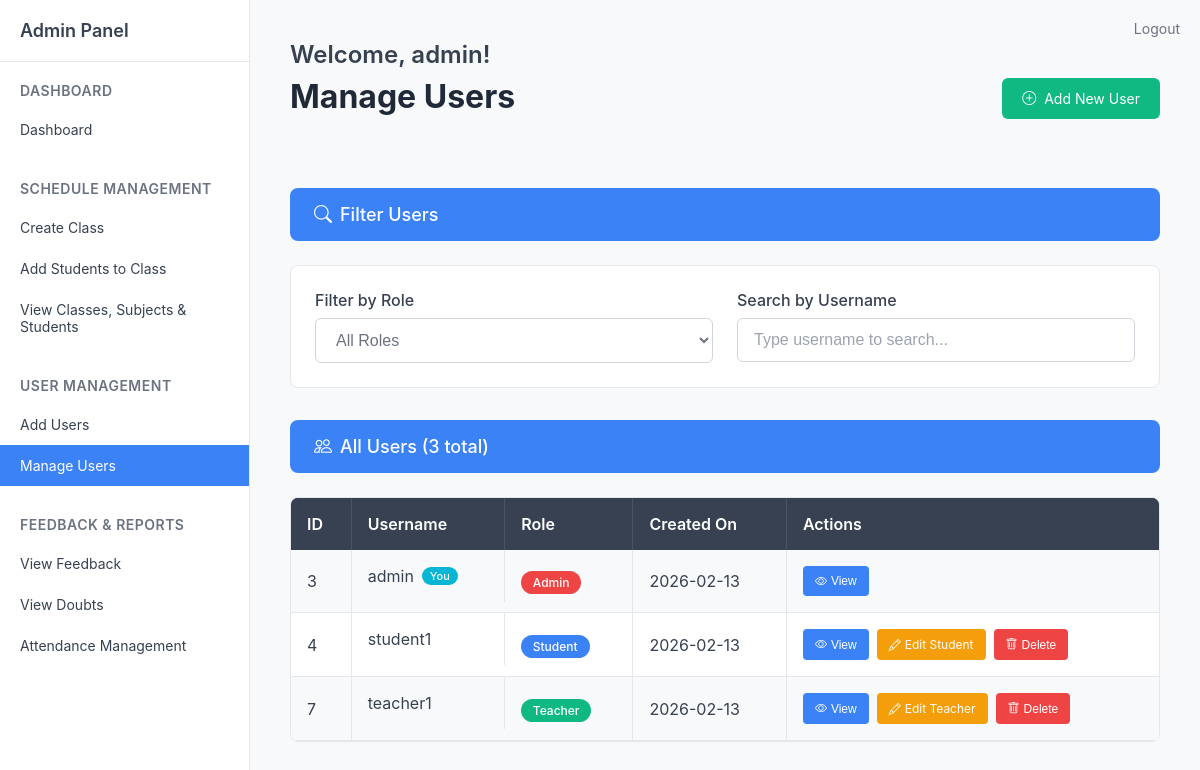
The page /admin/manage_users (signed in) on the database its author committed.
### tables this page shows
CREATE TABLE users (
    id INTEGER PRIMARY KEY AUTOINCREMENT,
    username TEXT UNIQUE NOT NULL,
    password TEXT NOT NULL,
    role TEXT NOT NULL DEFAULT 'student',
    name TEXT,
    email TEXT,
    phone TEXT,
    address TEXT,
    created_by INTEGER,
    updated_by INTEGER,
    updated_on DATETIME,
    created_on DATETIME
);

### routes/admin.py (the view)
@admin_bp.route('/manage_users')
def manage_users():
    if 'role' not in session or session['role'] != 'admin':
        return redirect(url_for('auth.login'))
    current_user = get_current_user()
    conn = get_db()
    cur = conn.cursor()
    cur.execute('''
        SELECT u.id, u.username, u.created_on, u.role, u.name, u.email
        FROM users u
        ORDER BY u.id
    ''')
    users = cur.fetchall()
    conn.close()
    return render_template('admin/manage_users.html', users=users, current_user=current_user)

### routes/admin.py (called while the page is built)
def get_db():
    return sqlite3.connect('users.db')

def get_current_user():
    class User:
        def __init__(self, user_id, username):
            self.id = user_id
            self.username = username
    if 'user_id' in session:
        return User(session['user_id'], session.get('username', ''))
    return None

### templates/admin/manage_users.html (shortened to what this page needs)
{% extends 'admin/sidebar.html' %}
{% block content %}
<div style="display: flex; justify-content: space-between; align-items: center; margin-bottom: 32px;">
    <div>
        <div class="welcome-text">Welcome, admin!</div>
        <div class="page-title">Manage Users</div>
    </div>
    <a href="{{ url_for('admin.users') }}" style="background-color: #10b981; color: white; padding: 12px 20px; border-radius: 6px; text-decoration: none; font-size: 14px; display: flex; align-items: center; gap: 8px;">
        <i class="bi bi-plus-circle"></i> Add New User
    </a>
</div>
<div style="background-color: #3b82f6; color: white; padding: 16px 24px; font-size: 18px; font-weight: 500; margin-bottom: 24px; border-radius: 8px; display: flex; align-items: center; gap: 8px;">
    <i class="bi bi-search"></i> Filter Users
</div>
<div style="background-color: white; border: 1px solid #e5e7eb; border-radius: 8px; padding: 24px; margin-bottom: 32px;">
    <div style="display: grid; grid-template-columns: 1fr 1fr; gap: 24px;">
        <div>
            <label style="display: block; font-size: 16px; font-weight: 500; color: #374151; margin-bottom: 8px;">Filter by Role</label>
            <select id="roleFilter" style="width: 100%; padding: 12px 16px; font-size: 16px; border: 1px solid #d1d5db; border-radius: 6px; background-color: #ffffff; color: #6b7280;">
                <option value="">All Roles</option>
            </select>
        </div>
        <div>
            <label style="display: block; font-size: 16px; font-weight: 500; color: #374151; margin-bottom: 8px;">Search by Username</label>
            <input type="text" id="searchUser" style="width: 100%; padding: 12px 16px; font-size: 16px; border: 1px solid #d1d5db; border-radius: 6px; background-color: #ffffff;" placeholder="Type username to search...">
        </div>
    </div>
</div>
<div style="background-color: #3b82f6; color: white; padding: 16px 24px; font-size: 18px; font-weight: 500; margin-bottom: 24px; border-radius: 8px; display: flex; align-items: center; gap: 8px;">
    <i class="bi bi-people"></i> All Users ({{ users|length }} total)
</div>
<div style="background-color: white; border: 1px solid #e5e7eb; border-radius: 8px; overflow: hidden;">
    <table style="width: 100%; border-collapse: collapse;" id="usersTable">
        <thead>
            <tr style="background-color: #374151; color: white;">
                <th style="padding: 16px; text-align: left; font-weight: 600; border-right: 1px solid #4b5563;">ID</th>
                <th style="padding: 16px; text-align: left; font-weight: 600; border-right: 1px solid #4b5563;">Username</th>
                <th style="padding: 16px; text-align: left; font-weight: 600; border-right: 1px solid #4b5563;">Role</th>
                <th style="padding: 16px; text-align: left; font-weight: 600; border-right: 1px solid #4b5563;">Created On</th>
                <th style="padding: 16px; text-align: left; font-weight: 600;">Actions</th>
            </tr>
        </thead>
        <tbody>
            {% for user in users %}
            <tr style="border-bottom: 1px solid #e5e7eb; {{ 'background-color: #f8f9fa;' if loop.index % 2 == 1 }}" data-role="{{ user[3] or 'No Role' }}" data-username="{{ user[1].lower() }}">
                <td style="padding: 16px; color: #374151; border-right: 1px solid #e5e7eb;">{{ user[0] }}</td>
                <td style="padding: 16px; color: #374151; border-right: 1px solid #e5e7eb; display: flex; align-items: center; gap: 8px;">
                    {{ user[1] }}
                    {% if user[0] == current_user.id %}
                        <span style="background-color: #06b6d4; color: white; padding: 2px 8px; border-radius: 12px; font-size: 11px; font-weight: 500;">You</span>
                    {% endif %}
                </td>
                <td style="padding: 16px; border-right: 1px solid #e5e7eb;">
                    {% if user[3] == 'admin' %}
                        <span style="background-color: #ef4444; color: white; padding: 4px 12px; border-radius: 12px; font-size: 12px; font-weight: 500;">Admin</span>
                    {% elif user[3] == 'teacher' %}
                        <span style="background-color: #10b981; color: white; padding: 4px 12px; border-radius: 12px; font-size: 12px; font-weight: 500;">Teacher</span>
                    {% elif user[3] == 'student' %}
                        <span style="background-color: #3b82f6; color: white; padding: 4px 12px; border-radius: 12px; font-size: 12px; font-weight: 500;">Student</span>
                    {% else %}
                        <span style="background-color: #6b7280; color: white; padding: 4px 12px; border-radius: 12px; font-size: 12px; font-weight: 500;">No Role</span>
                    {% endif %}
                </td>
                <td style="padding: 16px; color: #374151; border-right: 1px solid #e5e7eb;">
                    {% if user[2] %}
                        {{ user[2].split(' ')[0] }}
                    {% else %}
                        N/A
                    {% endif %}
                </td>
                <td style="padding: 16px;">
                    <div style="display: flex; gap: 8px;">
                        <button onclick="viewUser({{ user[0] }}, '{{ user[1] }}', '{{ user[3] or 'No Role' }}')" style="background-color: #3b82f6; color: white; border: none; padding: 8px 12px; border-radius: 4px; font-size: 12px; cursor: pointer; display: flex; align-items: center; gap: 4px;">
                            <i class="bi bi-eye"></i> View
                        </button>
                        {% if user[3] == 'teacher' %}
                        <a href="{{ url_for('admin.edit_teacher', teacher_id=user[0]) }}" style="background-color: #f59e0b; color: white; border: none; padding: 8px 12px; border-radius: 4px; font-size: 12px; cursor: pointer; display: flex; align-items: center; gap: 4px; text-decoration: none;">
                            <i class="bi bi-pencil"></i> Edit Teacher
                        </a>
                        {% elif user[3] == 'student' %}
                        <a href="{{ url_for('admin.edit_student', student_id=user[0]) }}" style="background-color: #f59e0b; color: white; border: none; padding: 8px 12px; border-radius: 4px; font-size: 12px; cursor: pointer; display: flex; align-items: center; gap: 4px; text-decoration: none;">
                            <i class="bi bi-pencil"></i> Edit Student
                        </a>
                        {% endif %}
                        {% if user[0] != current_user.id %}
                        <button onclick="confirmDelete({{ user[0] }}, '{{ user[1] }}')" style="background-color: #ef4444; color: white; border: none; padding: 8px 12px; border-radius: 4px; font-size: 12px; cursor: pointer; display: flex; align-items: center; gap: 4px;">
                            <i class="bi bi-trash"></i> Delete
                        </button>
                        {% endif %}
                    </div>
                </td>
            </tr>
            {% endfor %}
        </tbody>
    </table>
</div>
{% endblock %}

### templates/admin/sidebar.html (style rules this page uses)
* { margin: 0; padding: 0; box-sizing: border-box; }
body { font-family: -apple-system, BlinkMacSystemFont, 'Segoe UI', Roboto, sans-serif; background-color: #f8f9fa; color: #333; }
.welcome-text { font-size: 24px; font-weight: 600; color: #374151; margin-bottom: 8px; }
.page-title { font-size: 32px; font-weight: 700; color: #1f2937; margin-bottom: 40px; }

### templates/admin/manage_users.html (style rules this page uses)
input::placeholder { color: #9ca3af; }
select option { color: #374151; }
table thead tr { background-color: #374151 !important; }
table thead th { background-color: #374151 !important; color: white !important; }

### rows shown on the page
users: id "3", username "admin", shows "You", role "Admin", created_on "2026-02-13"
users: id "4", username "student1", role "Student", created_on "2026-02-13"
users: id "7", username "teacher1", role "Teacher", created_on "2026-02-13"

### other values the page prints
{{ users|length }} "3"
